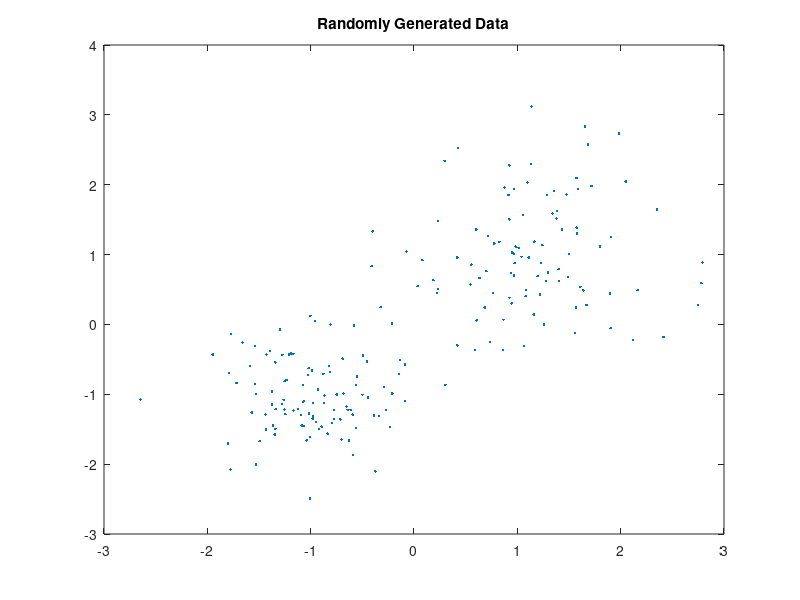

Reproduce this figure in MATLAB. (Note: this script raises an error after producing the figure.)
%file_name_train = input('Please mention the path to pick up clustering data');
%K = input('The desired number of clusters');
%eps = input('Tolerance of the data for EM');
eps = 10^-20;
%max_iter = input('maximum iterations for EM');
max_iter = 1000;
%load('C:\Users\sidds\OneDrive\Documents\MATLAB\Project\cifar-10-batches-mat\data_batch_1.mat');
rng default; % For reproducibility
X = [randn(100,2)*0.75+ones(100,2);
    randn(100,2)*0.5-ones(100,2)];
figure;
plot(X(:,1),X(:,2),'.');
title 'Randomly Generated Data';
[N,D] = size(X);
K = 3;
%%
[theta,BIC] = EM(X, max_iter, K,eps);
S = 1;
co_var_mat = {K};
mu = zeros(K,D);
prior = zeros(1,K);
for k = 1:K
   co_var_mat{k} = theta{S,1,k};
   mu(k,:) = theta{S,2,k};
   prior(1,k) = theta{S,3,k};
end
Probabilities = P_h_givn_x(X, K,prior, mu, co_var_mat);
figure(2); title('figure 2');
plot_gmm(X,mu,Probabilities,BIC);
S = S + 1;
%%
 acc_clst = [];
 rej_clst = [];
 str = input('Do you want feedback Y/N','s');
 if eq(str,'Y')
     for z = 1:K
         indice = input('accepted cluster number, press 0 when you are done');
         if indice == 0 break; end
         acc_clst = [acc_clst,indice];
     end
     for z = 1:K
         indice = input('rejected cluster number, press 0 when you are done');
         if indice == 0 break; end
         rej_clst = [rej_clst,indice];
     end
 end    
 [theta,BIC] = EM(X, max_iter, K,eps,theta, rej_clst, acc_clst);
 for k = 1:K
   co_var_mat{k} = theta{S,1,k};
   mu(k,:) = theta{S,2,k};
   prior(1,k) = theta{S,3,k};
end
Probabilities = P_h_givn_x(X, K,prior, mu, co_var_mat);

figure(5); title('figure 5');
plot_gmm(X,mu,Probabilities,BIC);
S = S + 1;